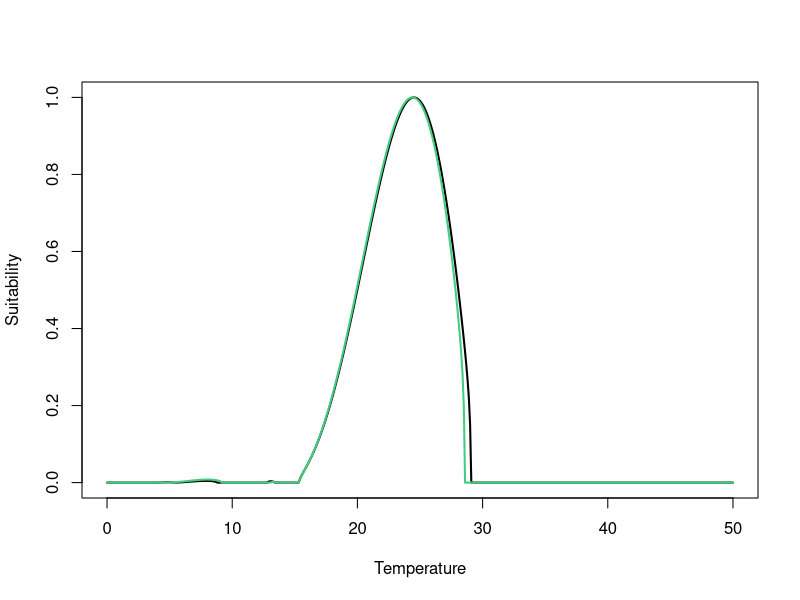
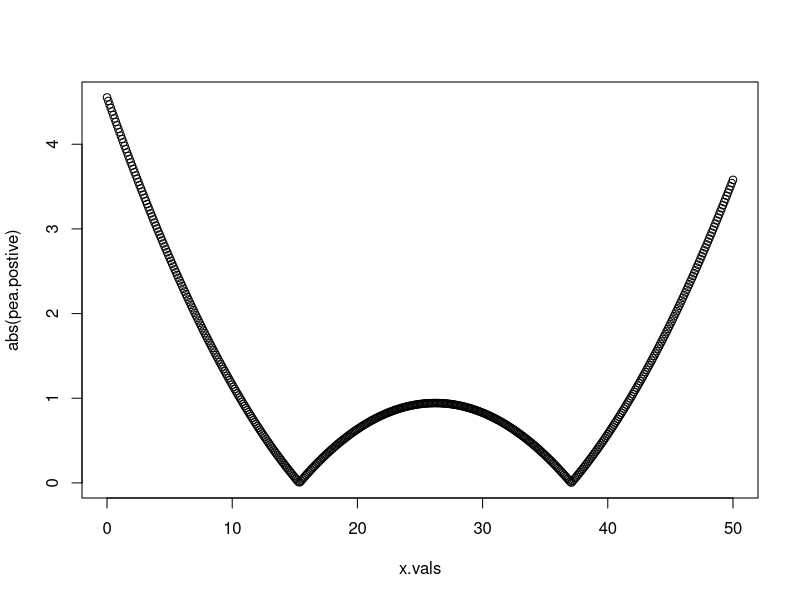
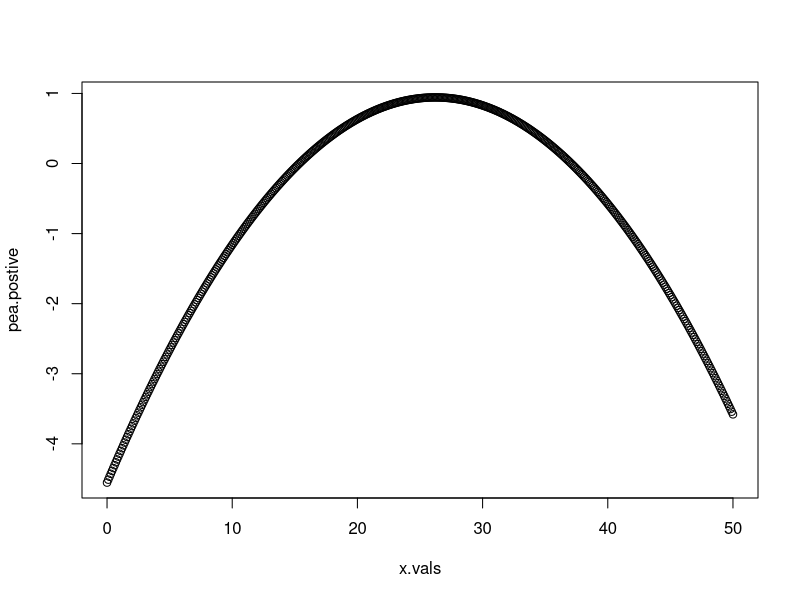
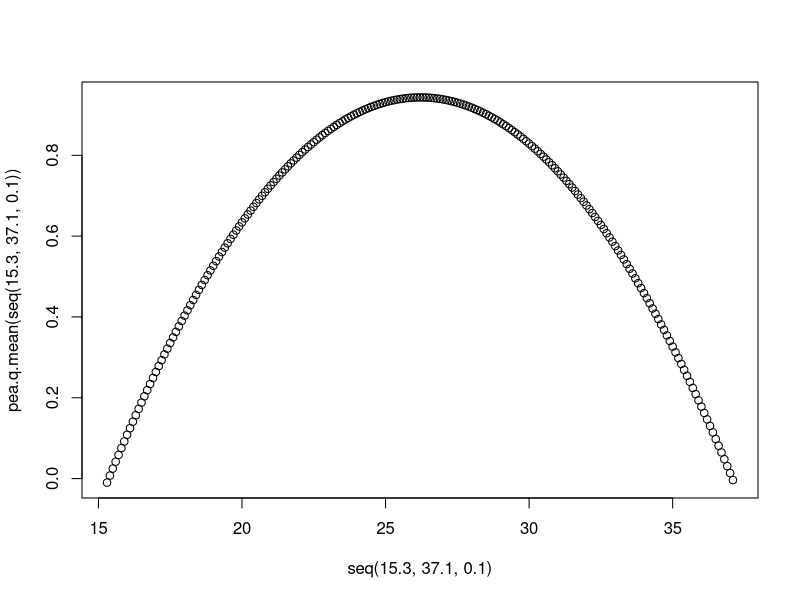
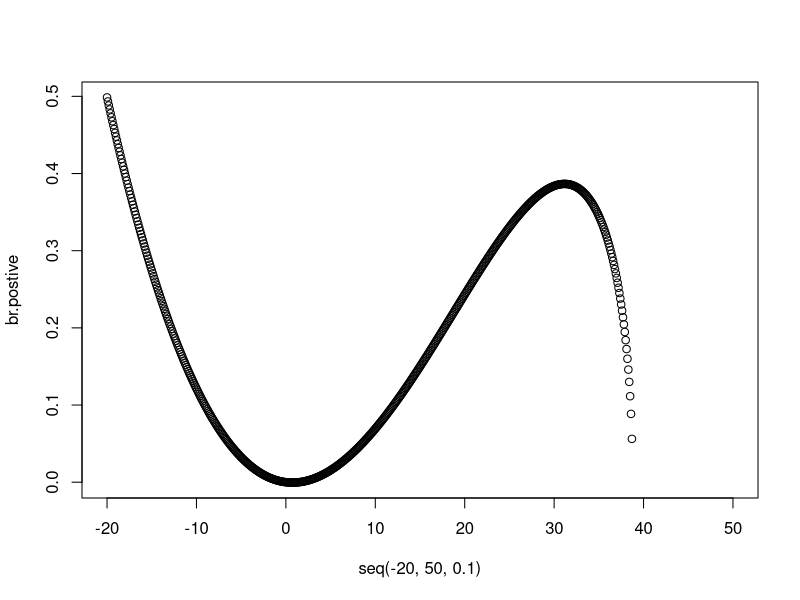
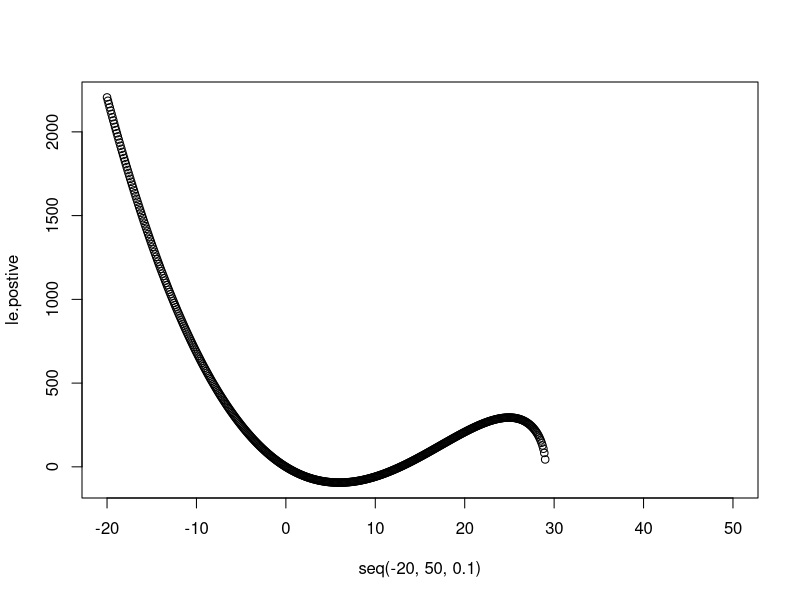
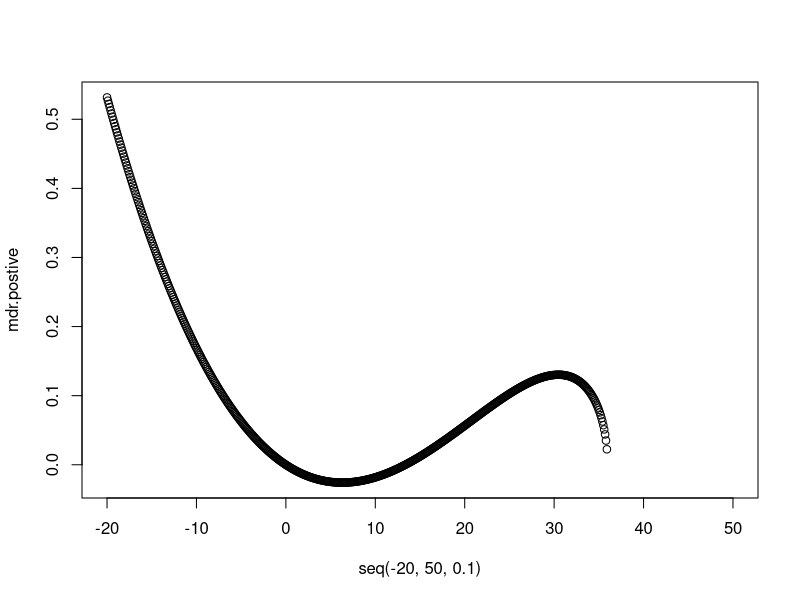

Write R code to recreate these figures, in order.
#Test to see the difference  using the Bayesian model mean vs. median values on the visual of 
# R0 for a dtr of 9,12 with the emprical data.

#Used to determine if this is the reason for the discrepancy btw the TPdists value and the Figure in Figure 2.


#R0 equation
# constant to keep lifespan from being numerically zero
# assume minimum survival time is half an hour
ec.lf = 1/48

# constant to keep PDR from being numerically zero
# assume the maximum EIP is 100 days
ec.pdr = 1/100

# 2. M depends on lifetime fecundity; gamma TPC is substituted for exp^(-1/(lf*PDR))expression
R0.full = function(a, bc, lf, y, B, pEA, MDR){
  M = B * pEA * MDR * (lf+ec.lf)
  (a^2 * bc * y * M * (lf+ec.lf) )^0.5
}

#3. dtr 12 with mean values
#Define the function for each equation
  #Quadratic function; -c(T-Tmin)(T-Tmax)
  #Briere function; cT(T-Tmin)(Tmax-T)1/2
lf.q.mean <- function(x){-0.3191236  *(x-5.5729360)*(x-30.6481572)}
le.b.mean <- function(x){0.4801446 *x*(x- 12.8019914)*(29.0380737-x)^(1/2)}
br.b.mean <- function(x){1.514858e-04 *x*(x-1.468721e+00 )*(3.876619e+01-x)^(1/2)}
g.q.mean <- function(x){-0.002390491*(x-4.193786945)*(x- 42.059015808 )}
bc.q.mean <- function(x){-0.002747507* (x-8.767342129 )*(x-39.709208937)}
pea.q.mean <- function(x){-0.007996182*(x-  15.356924052)*(x- 37.078852667 )}
mdr.b.mean <- function(x){1.065409e-04*x*(x-1.335163e+01)*(3.596750e+01-x)^(1/2)}

#dtr 12 with median values
lf.q.med <- function(x){-0.266742*(x- 4.880488)*(x-30.618093)}
le.b.med <- function(x){0.4623845 *x*(x-13.0905227 )*(28.5405581 -x)^(1/2)}
br.b.med <- function(x){ 1.480739e-04*x*(x-1.041452e+00)*(3.867934e+01-x)^(1/2)}
g.q.med <- function(x){- 0.002238986 *(x-4.057460369 )*(x-42.251567958 )}
bc.q.med <- function(x){-0.002445606*(x-9.147378065)*(x-39.563056169)}
pea.q.med <- function(x){- 0.007984157 *(x-15.370718932)*(x-37.073399631)}
mdr.b.med <- function(x){1.064575e-04*x*(x-1.336170e+01)*(3.597729e+01-x)^(1/2)}

#plot together
R0.mean.values <- R0.full(br.b.mean(seq(0,50,0.1)),bc.q.mean(seq(0,50,0.1)),lf.q.mean(seq(0,50,0.1)),g.q.mean(seq(0,50,0.1)),le.b.mean(seq(0,50,0.1)),pea.q.mean(seq(0,50,0.1)),mdr.b.mean(seq(0,50,0.1)))
R0.median.values <- R0.full(br.b.med(seq(0,50,0.1)),bc.q.med(seq(0,50,0.1)),lf.q.med(seq(0,50,0.1)),g.q.med(seq(0,50,0.1)),le.b.med(seq(0,50,0.1)),pea.q.med(seq(0,50,0.1)),mdr.b.med(seq(0,50,0.1)))
#Replace NA with 0 for finding Tmin
R0.mean.values[is.na(R0.mean.values)]<-0
R0.median.values[is.na(R0.median.values)] <- 0
temps <- seq(0,50,0.1)
plot(R0.mean.values/max(R0.mean.values)~temps,na.rm = T, type = "n", ylab = "Suitability", xlab = "Temperature")
lines(R0.mean.values/max(R0.mean.values)~temps, col="black", lwd =2)
lines (R0.median.values/max(R0.median.values)~temps, col = "seagreen3", lwd =2)

#look at overall Tmin values
#step1: extract the index of the peak
index.peak <- which.max(R0.mean.values/max(R0.mean.values))
#step2: find index of last 0 temp before the peak
zero.indexies <- which(R0.mean.values == 0)
#first element that is above index.peak
above.index <- which(zero.indexies < index.peak)

#last element of that last should correspond to the Tmin
temps[above.index[length(above.index)]] #10.2

############Now the median list##########
#look at overall Tmin values
#step1: extract the index of the peak
index.peak <- which.max(R0.median.values/max(R0.median.values))
#step2: find index of last 0 temp before the peak
zero.indexies <- which(R0.median.values == 0)
#first element that is above index.peak
above.index <- which(zero.indexies < index.peak)

#last element of that last should correspond to the Tmin
temps[above.index[length(above.index)]]  #9.9


########Conclusion, either the R0 estimates are flawed or it is a rounding issue. look at the TP thresholds again


####Looking at why there is a performance boost at the thermal extremes for the quadratic fits.
#I suspect it is because we limit our functions to 0 for any negative values, which then yields predictions counter to
#what we would expect based on rate summation

#Use pea function as an example- I think the boost occurs where if the function went negative it is equal to the postive y-range portion
x.vals <- seq(0,50,0.1)
#round to circumvent matching errors
x.vals <- round(x.vals, 4)

pea.postive <- pea.q.mean(x.vals) #see index at where it starts to become negative (should be Tmin)
pea.postive[154]#last negative; 155 first positive
x.vals[154] #15.3C
pea.postive[371]#last postive; 372 first negative
x.vals[372] #37.1C
plot(x.vals, abs(pea.postive)) #good, find the max value in the middle
plot(x.vals, pea.postive)
#Then find the x value outside of the middle that matches on either side

#find max between 154 and 372
plot(seq(15.3,37.1,0.1),pea.q.mean(seq(15.3,37.1,0.1))) 
function.max <- max(pea.q.mean(seq(15.3,37.1,0.1)))
function.max #0.9432
#Now find lower and upper that matches
Linflection.index <- abs(pea.q.mean(seq(0,15.2,0.1)))
Linflection.index[109]
Linflection.index[110]
x.vals[109] #10.8
x.vals[110] #10.9

check.dtr9 <-15.3-4.5 #10.8
check.dtr12 <- 15.3-6 #9.3
#plot the RS graph over a smaller x-axis to see if the above numbers correspond

#Ok this represents where RS values start to be postive, 
#but not the point RS estimates go from being overpredictive to underpredictive....

#Following the same logic that position should be where temp fluctation does not cross the 0 point
inflection.dtr9 <- 15.3+4.5 #19.8
inflection.dtr12 <- 15.3+6 #21.6
##Not correct either....correct value is right around 16C....

###Look at the concavity of br without being restricted to 0
br.postive <- br.b.mean(seq(-20,50,0.1))
le.postive<-le.b.mean(seq(-20,50,0.1))
mdr.postive<-mdr.b.mean(seq(-20,50,0.1))
plot(seq(-20,50,0.1), br.postive) #convection increases;;;; would have more of a rescue effect
plot(seq(-20,50,0.1), le.postive)
plot(seq(-20,50,0.1), mdr.postive)
#but we don't see a rescue effect based on the experimental data with temp fluc
